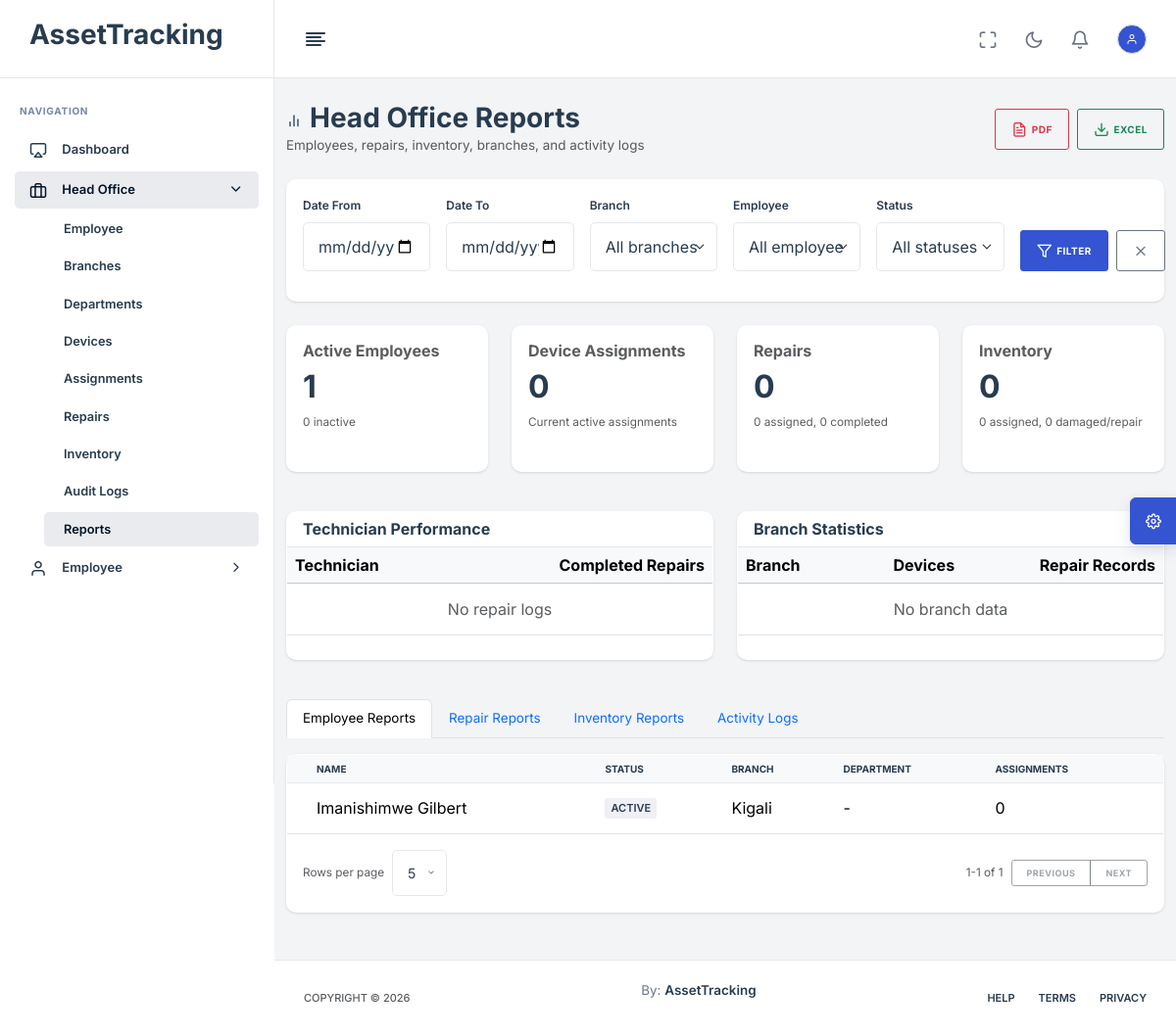
Page /head-office/reports/ (signed in) on the committed database.
### App/models.py (models this page shows, shortened)
class Employee(models.Model):
    STATUS_CHOICES = [
        ('ACTIVE', 'Active'),
        ('INACTIVE', 'Inactive'),
        ('EXITED', 'Exited'),
    ]
    user = models.OneToOneField(settings.AUTH_USER_MODEL, on_delete=models.CASCADE, null=True, blank=True)
    employee_id = models.CharField(max_length=100, unique=True, null=True, blank=True)
    full_name = models.CharField(max_length=255)
    position = models.CharField(max_length=255)
    branch = models.ForeignKey(Branch, on_delete=models.SET_NULL, null=True, related_name='employees')
    department = models.ForeignKey(Department, on_delete=models.SET_NULL, null=True, blank=True)
    status = models.CharField(max_length=10, choices=STATUS_CHOICES, default='ACTIVE')
    hire_date = models.DateField(null=True, blank=True)
    exit_date = models.DateField(null=True, blank=True)

class Branch(models.Model):
    name = models.CharField(max_length=255)
    location = models.CharField(max_length=255)
    manager = models.ForeignKey(
        'Employee',
        on_delete=models.SET_NULL,
        null=True,
        blank=True,
        related_name='managed_branches'
    )

### App/views.py (the view)
# urls.py: path("head-office/reports/", head_office_reports, name="head_office_reports"),
@login_required
@role_required("HEAD_OFFICE")
def head_office_reports(request):
    employees = Employee.objects.select_related("branch", "department", "user").all()
    repairs = RepairRequest.objects.select_related(
        "device", "device__assigned_branch", "employee", "employee__branch", "repairlog", "repairlog__technician"
    ).all()
    devices = Device.objects.select_related("assigned_employee", "assigned_branch").all()
    audit_logs = AuditLog.objects.select_related("user").all()
    employees, repairs, devices, audit_logs = _apply_common_report_filters(
        request, employees, repairs, devices, audit_logs
    )
    technician_performance = (
        RepairLog.objects.select_related("technician")
        .filter(repair_request__in=repairs)
        .values("technician__username")
        .annotate(completed=Count("id"))
        .order_by("-completed")
    )
    branch_stats = (
        devices.values("assigned_branch__name")
        .annotate(total=Count("id"), repairs=Count("repairrequest", filter=Q(repairrequest__status__in=["APPROVED", "IN_PROGRESS", "COMPLETED"])))
        .order_by("assigned_branch__name")
    )
    context = {
        "branches": Branch.objects.all().order_by("name"),
        "employees_filter": Employee.objects.all().order_by("full_name"),
        "selected": request.GET,
        "employee_rows": employees.order_by("full_name")[:100],
        "repair_rows": repairs.order_by("-request_date")[:100],
        "inventory_rows": devices.order_by("company_tag")[:100],
        "audit_rows": audit_logs.order_by("-timestamp")[:100],
        "technician_performance": technician_performance,
        "branch_stats": branch_stats,
        "active_employees": employees.filter(status="ACTIVE").count(),
        "inactive_employees": employees.filter(status="INACTIVE").count(),
        "device_assignments": DeviceAssignment.objects.filter(employee__in=employees, returned_date__isnull=True).count(),
        "pending_repairs": repairs.filter(status="PENDING").count(),
        "assigned_repairs": repairs.filter(status__in=["APPROVED", "IN_PROGRESS"]).count(),
        "completed_repairs": repairs.filter(status="COMPLETED").count(),
        "available_inventory": devices.filter(status="AVAILABLE").count(),
        "assigned_inventory": devices.filter(status="ASSIGNED").count(),
        "damaged_inventory": devices.filter(Q(status="IN_REPAIR") | Q(condition_notes__icontains="damaged")).count(),
        "branch_activity": audit_logs.filter(model_name__in=["Branch", "InventorySession", "Device"])[:50],
        "status_choices": list(Employee.STATUS_CHOICES) + list(RepairRequest.STATUS_CHOICES) + list(Device.STATUS_CHOICES),
    }
    export_response = _report_export_response(request.GET.get("export"), context)
    if export_response:
        return export_response
    return render(request, "HeadOffice/Reports.html", context)

### templates/HeadOffice/Reports.html (shortened to what this page needs)
{% extends 'base.html' %}
{% load static %}
{% block content %}
<div class="container-fluid py-4">
    <div class="row mb-4">
        <div class="col-12">
            <div class="d-flex flex-column flex-lg-row gap-3 justify-content-between align-items-lg-center">
                <div>
                    <h1 class="h3 mb-0"><i class="feather-bar-chart-2 me-2"></i>Head Office Reports</h1>
                    <p class="text-muted mb-0">Employees, repairs, inventory, branches, and activity logs</p>
                </div>
                <div class="d-flex gap-2">
                    <a class="btn btn-outline-danger" href="?{{ request.GET.urlencode }}{% if request.GET.urlencode %}&{% endif %}export=pdf">
                        <i class="feather-file-text me-1"></i>PDF
                    </a>
                    <a class="btn btn-outline-success" href="?{{ request.GET.urlencode }}{% if request.GET.urlencode %}&{% endif %}export=excel">
                        <i class="feather-download me-1"></i>Excel
                    </a>
                </div>
            </div>
        </div>
    </div>
    <div class="card mb-4">
        <div class="card-body">
            <form method="get" class="row g-3 align-items-end">
                <div class="col-md-2">
                    <label class="form-label">Date From</label>
                    <input type="date" name="date_from" value="{{ selected.date_from }}" class="form-control">
                </div>
                <div class="col-md-2">
                    <label class="form-label">Date To</label>
                    <input type="date" name="date_to" value="{{ selected.date_to }}" class="form-control">
                </div>
                <div class="col-md-2">
                    <label class="form-label">Branch</label>
                    <select name="branch" class="form-select">
                        <option value="">All branches</option>
                    </select>
                </div>
                <div class="col-md-2">
                    <label class="form-label">Employee</label>
                    <select name="employee" class="form-select">
                        <option value="">All employees</option>
                    </select>
                </div>
                <div class="col-md-2">
                    <label class="form-label">Status</label>
                    <select name="status" class="form-select">
                        <option value="">All statuses</option>
                    </select>
                </div>
                <div class="col-md-2 d-flex gap-2">
                    <button class="btn btn-primary flex-fill" type="submit"><i class="feather-filter me-1"></i>Filter</button>
                    <a href="{% url 'head_office_reports' %}" class="btn btn-outline-secondary"><i class="feather-x"></i></a>
                </div>
            </form>
        </div>
    </div>
    <div class="row mb-4">
        <div class="col-lg-3 col-md-6 mb-3"><div class="card h-100"><div class="card-body"><h6 class="text-muted">Active Employees</h6><h2>{{ active_employees }}</h2><small class="text-muted">{{ inactive_employees }} inactive</small></div></div></div>
        <div class="col-lg-3 col-md-6 mb-3"><div class="card h-100"><div class="card-body"><h6 class="text-muted">Device Assignments</h6><h2>{{ device_assignments }}</h2><small class="text-muted">Current active assignments</small></div></div></div>
        <div class="col-lg-3 col-md-6 mb-3"><div class="card h-100"><div class="card-body"><h6 class="text-muted">Repairs</h6><h2>{{ pending_repairs }}</h2><small class="text-muted">{{ assigned_repairs }} assigned, {{ completed_repairs }} completed</small></div></div></div>
        <div class="col-lg-3 col-md-6 mb-3"><div class="card h-100"><div class="card-body"><h6 class="text-muted">Inventory</h6><h2>{{ available_inventory }}</h2><small class="text-muted">{{ assigned_inventory }} assigned, {{ damaged_inventory }} damaged/repair</small></div></div></div>
    </div>
    <div class="row mb-4">
        <div class="col-lg-6 mb-3">
            <div class="card h-100">
                <div class="card-header"><h5 class="card-title mb-0">Technician Performance</h5></div>
                <div class="card-body p-0">
                    <table class="table table-hover mb-0">
                        <thead class="table-light"><tr><th>Technician</th><th class="text-end">Completed Repairs</th></tr></thead>
                        <tbody>
                        {% for row in technician_performance %}
                            <tr><td>{{ row.technician__username|default:"Unassigned" }}</td><td class="text-end">{{ row.completed }}</td></tr>
                        {% empty %}
                            <tr><td colspan="2" class="text-center text-muted py-3">No repair logs</td></tr>
                        {% endfor %}
                        </tbody>
                    </table>
                </div>
            </div>
        </div>
        <div class="col-lg-6 mb-3">
            <div class="card h-100">
                <div class="card-header"><h5 class="card-title mb-0">Branch Statistics</h5></div>
                <div class="card-body p-0">
                    <table class="table table-hover mb-0">
                        <thead class="table-light"><tr><th>Branch</th><th class="text-end">Devices</th><th class="text-end">Repair Records</th></tr></thead>
                        <tbody>
                        {% for row in branch_stats %}
                            <tr><td>{{ row.assigned_branch__name|default:"Unassigned" }}</td><td class="text-end">{{ row.total }}</td><td class="text-end">{{ row.repairs }}</td></tr>
                        {% empty %}
                            <tr><td colspan="3" class="text-center text-muted py-3">No branch data</td></tr>
                        {% endfor %}
                        </tbody>
                    </table>
                </div>
            </div>
        </div>
    </div>
    <ul class="nav nav-tabs mb-3" role="tablist">
        <li class="nav-item"><button class="nav-link active" data-bs-toggle="tab" data-bs-target="#employeeReport" type="button">Employee Reports</button></li>
        <li class="nav-item"><button class="nav-link" data-bs-toggle="tab" data-bs-target="#repairReport" type="button">Repair Reports</button></li>
        <li class="nav-item"><button class="nav-link" data-bs-toggle="tab" data-bs-target="#inventoryReport" type="button">Inventory Reports</button></li>
        <li class="nav-item"><button class="nav-link" data-bs-toggle="tab" data-bs-target="#activityReport" type="button">Activity Logs</button></li>
    </ul>
    <div class="tab-content">
        <div class="tab-pane fade show active" id="employeeReport">
            <div class="card"><div class="card-body p-0"><div class="table-responsive">
                <table class="table table-hover mb-0"><thead class="table-light"><tr><th>Name</th><th>Status</th><th>Branch</th><th>Department</th><th>Assignments</th></tr></thead><tbody>
                {% for employee in employee_rows %}
                    <tr><td>{{ employee.full_name }}</td><td><span class="badge bg-light text-dark">{{ employee.status }}</span></td><td>{{ employee.branch.name|default:"-" }}</td><td>{{ employee.department.name|default:"-" }}</td><td>{{ employee.device_set.count }}</td></tr>
                {% empty %}
                    <tr><td colspan="5" class="text-center text-muted py-3">No employees found</td></tr>
                {% endfor %}
                </tbody></table>
            </div></div></div>
        </div>
    </div>
</div>
{% endblock %}

### rows in the picture
Employee: full_name "Imanishimwe Gilbert", status "ACTIVE", branch.name "Kigali", department.name "-", device_set.count "0"

### other values in the picture
{{ active_employees }} "1"
{{ inactive_employees }} "0"
{{ device_assignments }} "0"
{{ pending_repairs }} "0"
{{ assigned_repairs }} "0"
{{ completed_repairs }} "0"
{{ available_inventory }} "0"
{{ assigned_inventory }} "0"
{{ damaged_inventory }} "0"
